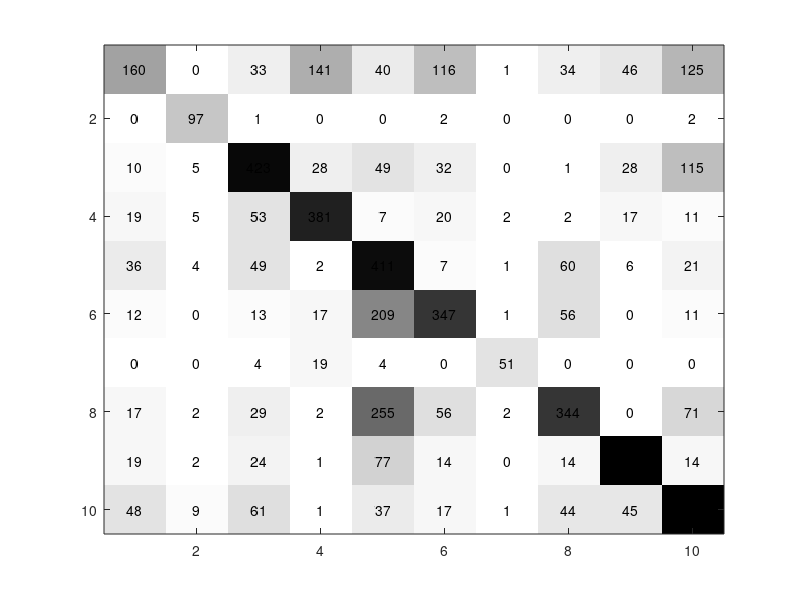

Here is the MATLAB script that generated this plot: (Note: this script raises an error after producing the figure.)
load('piczak_CV_unbal_LR0-002_ME300_ACCURACY.mat');

mat=reshape(conf_mat(1,:,:),[10 10]);

num_classes=10;

imagesc(mat);            %# Create a colored plot of the matrix values
colormap(flipud(gray));  %# Change the colormap to gray (so higher values are
                         %#   black and lower values are white)
textStrings = num2str(mat(:));  %# Create strings from the matrix values
textStrings = strtrim(cellstr(textStrings));  %# Remove any space padding
[x,y] = meshgrid(1:num_classes);   %# Create x and y coordinates for the strings
hStrings = text(x(:),y(:),textStrings(:),...      %# Plot the strings
                'HorizontalAlignment','center');
midValue = mean(get(gca,'CLim'));  %# Get the middle value of the color range
textColors = repmat(mat(:) > midValue,1,3);  %# Choose white or black for the
                                             %#   text color of the strings so
                                             %#   they can be easily seen over
                                             %#   the background color
set(hStrings,{'Color'},num2cell(textColors,2));  %# Change the text colors

set(gca,'XTick',1:num_classes,...                         %# Change the axes tick marks
        'XTickLabel',{'AI','CA','CH','DO','DR','EN','GU','JA','SI','ST'},...  %#   and tick labels
        'YTick',1:num_classes,...
        'YTickLabel',{'AI','CA','CH','DO','DR','EN','GU','JA','SI','ST'},...
        'TickLength',[0 0]);